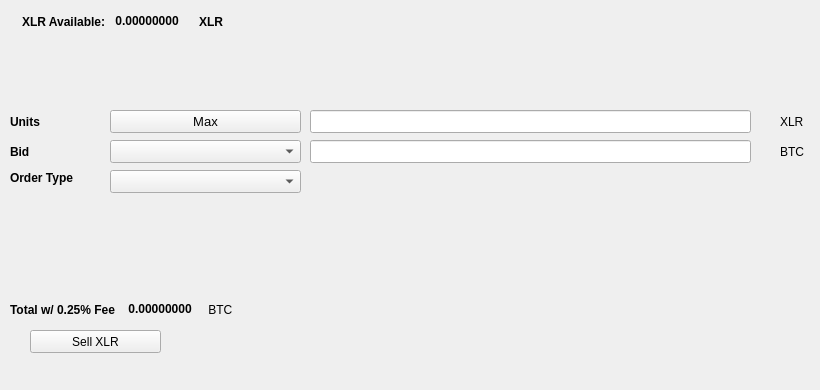
   <widget class="QWidget" name="SellTab">
    <attribute name="title">
     <string>Sell</string>
    </attribute>
    <widget class="QLabel" name="label_16">
     <property name="geometry">
      <rect>
       <x>780</x>
       <y>140</y>
       <width>31</width>
       <height>23</height>
      </rect>
     </property>
     <property name="text">
      <string>BTC</string>
     </property>
    </widget>
    <widget class="QComboBox" name="SellBidcomboBox">
     <property name="geometry">
      <rect>
       <x>110</x>
       <y>140</y>
       <width>191</width>
       <height>23</height>
      </rect>
     </property>
     <property name="font">
      <font>
       <pointsize>10</pointsize>
      </font>
     </property>
    </widget>
    <widget class="QLabel" name="label_18">
     <property name="geometry">
      <rect>
       <x>10</x>
       <y>110</y>
       <width>46</width>
       <height>23</height>
      </rect>
     </property>
     <property name="font">
      <font>
       <weight>75</weight>
       <bold>true</bold>
      </font>
     </property>
     <property name="text">
      <string>Units</string>
     </property>
    </widget>
    <widget class="QPushButton" name="Sell_Max_Amount">
     <property name="geometry">
      <rect>
       <x>110</x>
       <y>110</y>
       <width>191</width>
       <height>23</height>
      </rect>
     </property>
     <property name="font">
      <font>
       <pointsize>10</pointsize>
      </font>
     </property>
     <property name="text">
      <string>Max</string>
     </property>
    </widget>
    <widget class="QLabel" name="label_20">
     <property name="geometry">
      <rect>
       <x>10</x>
       <y>170</y>
       <width>91</width>
       <height>16</height>
      </rect>
     </property>
     <property name="font">
      <font>
       <weight>75</weight>
       <bold>true</bold>
      </font>
     </property>
     <property name="text">
      <string>Order Type</string>
     </property>
    </widget>
    <widget class="QComboBox" name="SellOrdertypeCombo">
     <property name="geometry">
      <rect>
       <x>110</x>
       <y>170</y>
       <width>191</width>
       <height>23</height>
      </rect>
     </property>
     <property name="font">
      <font>
       <pointsize>10</pointsize>
      </font>
     </property>
    </widget>
    <widget class="QLabel" name="label_21">
     <property name="geometry">
      <rect>
       <x>10</x>
       <y>140</y>
       <width>46</width>
       <height>23</height>
      </rect>
     </property>
     <property name="font">
      <font>
       <weight>75</weight>
       <bold>true</bold>
      </font>
     </property>
     <property name="text">
      <string>Bid</string>
     </property>
    </widget>
    <widget class="QLabel" name="label_22">
     <property name="geometry">
      <rect>
       <x>780</x>
       <y>110</y>
       <width>31</width>
       <height>23</height>
      </rect>
     </property>
     <property name="text">
      <string>XLR</string>
     </property>
    </widget>
    <widget class="QLineEdit" name="UnitsInputXLR">
     <property name="geometry">
      <rect>
       <x>310</x>
       <y>110</y>
       <width>441</width>
       <height>23</height>
      </rect>
     </property>
     <property name="font">
      <font>
       <pointsize>9</pointsize>
       <weight>75</weight>
       <bold>true</bold>
      </font>
     </property>
    </widget>
    <widget class="QLineEdit" name="SellBidPriceEdit">
     <property name="geometry">
      <rect>
       <x>310</x>
       <y>140</y>
       <width>441</width>
       <height>23</height>
      </rect>
     </property>
     <property name="font">
      <font>
       <pointsize>9</pointsize>
       <weight>75</weight>
       <bold>true</bold>
      </font>
     </property>
    </widget>
    <widget class="QPushButton" name="SellXLRBTN">
     <property name="geometry">
      <rect>
       <x>30</x>
       <y>330</y>
       <width>131</width>
       <height>23</height>
      </rect>
     </property>
     <property name="text">
      <string>Sell XLR</string>
     </property>
     <property name="icon">
      <iconset resource="../chilicoin">
       <normaloff>:/icons/bitcoin</normaloff>:/icons/bitcoin</iconset>
     </property>
    </widget>
    <widget class="QWidget" name="layoutWidget3">
     <property name="geometry">
      <rect>
       <x>22</x>
       <y>12</y>
       <width>258</width>
       <height>19</height>
      </rect>
     </property>
     <layout class="QHBoxLayout" name="horizontalLayout">
      <item>
       <widget class="QLabel" name="label232_2">
        <property name="font">
         <font>
          <weight>75</weight>
          <bold>true</bold>
         </font>
        </property>
        <property name="text">
         <string>XLR Available:</string>
        </property>
       </widget>
      </item>
      <item>
       <widget class="QLabel" name="XLRAvailableLabel">
        <property name="palette">
         <palette>
          <active>
           <colorrole role="WindowText">
            <brush brushstyle="SolidPattern">
             <color alpha="255">
              <red>0</red>
              <green>0</green>
              <blue>0</blue>
             </color>
            </brush>
           </colorrole>
           <colorrole role="Button">
            <brush brushstyle="SolidPattern">
             <color alpha="255">
              <red>0</red>
              <green>170</green>
              <blue>0</blue>
             </color>
            </brush>
           </colorrole>
           <colorrole role="Light">
            <brush brushstyle="SolidPattern">
             <color alpha="255">
              <red>0</red>
              <green>255</green>
              <blue>0</blue>
             </color>
            </brush>
           </colorrole>
           <colorrole role="Midlight">
            <brush brushstyle="SolidPattern">
             <color alpha="255">
              <red>0</red>
              <green>212</green>
              <blue>0</blue>
             </color>
            </brush>
           </colorrole>
           <colorrole role="Dark">
            <brush brushstyle="SolidPattern">
             <color alpha="255">
              <red>0</red>
              <green>85</green>
              <blue>0</blue>
             </color>
            </brush>
           </colorrole>
           <colorrole role="Mid">
            <brush brushstyle="SolidPattern">
             <color alpha="255">
              <red>0</red>
              <green>113</green>
              <blue>0</blue>
             </color>
            </brush>
           </colorrole>
           <colorrole role="Text">
            <brush brushstyle="SolidPattern">
             <color alpha="255">
              <red>0</red>
              <green>170</green>
              <blue>0</blue>
             </color>
            </brush>
           </colorrole>
           <colorrole role="BrightText">
            <brush brushstyle="SolidPattern">
             <color alpha="255">
              <red>255</red>
              <green>255</green>
              <blue>255</blue>
             </color>
            </brush>
           </colorrole>
           <colorrole role="ButtonText">
            <brush brushstyle="SolidPattern">
             <color alpha="255">
              <red>0</red>
              <green>0</green>
              <blue>0</blue>
             </color>
            </brush>
           </colorrole>
           <colorrole role="Base">
            <brush brushstyle="SolidPattern">
             <color alpha="255">
              <red>255</red>
              <green>255</green>
              <blue>255</blue>
             </color>
            </brush>
           </colorrole>
           <colorrole role="Window">
            <brush brushstyle="SolidPattern">
             <color alpha="255">
              <red>0</red>
              <green>170</green>
              <blue>0</blue>
             </color>
            </brush>
           </colorrole>
           <colorrole role="Shadow">
            <brush brushstyle="SolidPattern">
             <color alpha="255">
              <red>0</red>
              <green>0</green>
              <blue>0</blue>
             </color>
            </brush>
           </colorrole>
           <colorrole role="AlternateBase">
            <brush brushstyle="SolidPattern">
             <color alpha="255">
              <red>127</red>
              <green>212</green>
              <blue>127</blue>
             </color>
            </brush>
           </colorrole>
           <colorrole role="ToolTipBase">
            <brush brushstyle="SolidPattern">
             <color alpha="255">
              <red>255</red>
              <green>255</green>
              <blue>220</blue>
             </color>
            </brush>
           </colorrole>
           <colorrole role="ToolTipText">
            <brush brushstyle="SolidPattern">
             <color alpha="255">
              <red>0</red>
              <green>0</green>
              <blue>0</blue>
             </color>
            </brush>
           </colorrole>
          </active>
          <inactive>
           <colorrole role="WindowText">
            <brush brushstyle="SolidPattern">
             <color alpha="255">
              <red>0</red>
              <green>0</green>
              <blue>0</blue>
             </color>
            </brush>
           </colorrole>
           <colorrole role="Button">
            <brush brushstyle="SolidPattern">
             <color alpha="255">
              <red>0</red>
              <green>170</green>
              <blue>0</blue>
             </color>
            </brush>
           </colorrole>
           <colorrole role="Light">
            <brush brushstyle="SolidPattern">
             <color alpha="255">
              <red>0</red>
              <green>255</green>
              <blue>0</blue>
             </color>
            </brush>
           </colorrole>
           <colorrole role="Midlight">
            <brush brushstyle="SolidPattern">
             <color alpha="255">
              <red>0</red>
              <green>212</green>
              <blue>0</blue>
             </color>
            </brush>
           </colorrole>
           <colorrole role="Dark">
            <brush brushstyle="SolidPattern">
             <color alpha="255">
              <red>0</red>
              <green>85</green>
              <blue>0</blue>
             </color>
            </brush>
           </colorrole>
           <colorrole role="Mid">
            <brush brushstyle="SolidPattern">
             <color alpha="255">
              <red>0</red>
              <green>113</green>
              <blue>0</blue>
             </color>
            </brush>
           </colorrole>
           <colorrole role="Text">
            <brush brushstyle="SolidPattern">
             <color alpha="255">
              <red>0</red>
              <green>170</green>
              <blue>0</blue>
             </color>
            </brush>
           </colorrole>
           <colorrole role="BrightText">
            <brush brushstyle="SolidPattern">
             <color alpha="255">
              <red>255</red>
              <green>255</green>
              <blue>255</blue>
             </color>
            </brush>
           </colorrole>
           <colorrole role="ButtonText">
            <brush brushstyle="SolidPattern">
             <color alpha="255">
              <red>0</red>
              <green>0</green>
              <blue>0</blue>
             </color>
            </brush>
           </colorrole>
           <colorrole role="Base">
            <brush brushstyle="SolidPattern">
             <color alpha="255">
              <red>255</red>
              <green>255</green>
              <blue>255</blue>
             </color>
            </brush>
           </colorrole>
           <colorrole role="Window">
            <brush brushstyle="SolidPattern">
             <color alpha="255">
              <red>0</red>
              <green>170</green>
              <blue>0</blue>
             </color>
            </brush>
           </colorrole>
           <colorrole role="Shadow">
            <brush brushstyle="SolidPattern">
             <color alpha="255">
              <red>0</red>
              <green>0</green>
              <blue>0</blue>
             </color>
            </brush>
           </colorrole>
           <colorrole role="AlternateBase">
            <brush brushstyle="SolidPattern">
             <color alpha="255">
              <red>127</red>
              <green>212</green>
              <blue>127</blue>
             </color>
            </brush>
           </colorrole>
           <colorrole role="ToolTipBase">
            <brush brushstyle="SolidPattern">
             <color alpha="255">
              <red>255</red>
              <green>255</green>
              <blue>220</blue>
             </color>
            </brush>
           </colorrole>
           <colorrole role="ToolTipText">
            <brush brushstyle="SolidPattern">
             <color alpha="255">
              <red>0</red>
              <green>0</green>
              <blue>0</blue>
             </color>
            </brush>
           </colorrole>
          </inactive>
          <disabled>
           <colorrole role="WindowText">
            <brush brushstyle="SolidPattern">
             <color alpha="255">
              <red>0</red>
              <green>85</green>
              <blue>0</blue>
             </color>
            </brush>
           </colorrole>
           <colorrole role="Button">
            <brush brushstyle="SolidPattern">
             <color alpha="255">
              <red>0</red>
              <green>170</green>
              <blue>0</blue>
             </color>
            </brush>
           </colorrole>
           <colorrole role="Light">
            <brush brushstyle="SolidPattern">
             <color alpha="255">
              <red>0</red>
              <green>255</green>
              <blue>0</blue>
             </color>
            </brush>
           </colorrole>
           <colorrole role="Midlight">
            <brush brushstyle="SolidPattern">
             <color alpha="255">
              <red>0</red>
              <green>212</green>
              <blue>0</blue>
             </color>
            </brush>
           </colorrole>
           <colorrole role="Dark">
            <brush brushstyle="SolidPattern">
             <color alpha="255">
              <red>0</red>
              <green>85</green>
              <blue>0</blue>
             </color>
            </brush>
           </colorrole>
           <colorrole role="Mid">
            <brush brushstyle="SolidPattern">
             <color alpha="255">
              <red>0</red>
              <green>113</green>
              <blue>0</blue>
             </color>
            </brush>
           </colorrole>
           <colorrole role="Text">
            <brush brushstyle="SolidPattern">
             <color alpha="255">
              <red>0</red>
              <green>85</green>
              <blue>0</blue>
             </color>
            </brush>
           </colorrole>
           <colorrole role="BrightText">
            <brush brushstyle="SolidPattern">
             <color alpha="255">
              <red>255</red>
              <green>255</green>
              <blue>255</blue>
             </color>
            </brush>
           </colorrole>
           <colorrole role="ButtonText">
            <brush brushstyle="SolidPattern">
             <color alpha="255">
              <red>0</red>
              <green>85</green>
              <blue>0</blue>
             </color>
            </brush>
           </colorrole>
           <colorrole role="Base">
            <brush brushstyle="SolidPattern">
             <color alpha="255">
              <red>0</red>
              <green>170</green>
              <blue>0</blue>
             </color>
            </brush>
           </colorrole>
           <colorrole role="Window">
            <brush brushstyle="SolidPattern">
             <color alpha="255">
              <red>0</red>
              <green>170</green>
              <blue>0</blue>
             </color>
            </brush>
           </colorrole>
           <colorrole role="Shadow">
            <brush brushstyle="SolidPattern">
             <color alpha="255">
              <red>0</red>
              <green>0</green>
              <blue>0</blue>
             </color>
            </brush>
           </colorrole>
           <colorrole role="AlternateBase">
            <brush brushstyle="SolidPattern">
             <color alpha="255">
              <red>0</red>
              <green>170</green>
              <blue>0</blue>
             </color>
            </brush>
           </colorrole>
           <colorrole role="ToolTipBase">
            <brush brushstyle="SolidPattern">
             <color alpha="255">
              <red>255</red>
              <green>255</green>
              <blue>220</blue>
             </color>
            </brush>
           </colorrole>
           <colorrole role="ToolTipText">
            <brush brushstyle="SolidPattern">
             <color alpha="255">
              <red>0</red>
              <green>0</green>
              <blue>0</blue>
             </color>
            </brush>
           </colorrole>
          </disabled>
         </palette>
        </property>
        <property name="font">
         <font>
          <weight>75</weight>
          <bold>true</bold>
         </font>
        </property>
        <property name="text">
         <string> 0.00000000 </string>
        </property>
        <property name="textInteractionFlags">
         <set>Qt::LinksAccessibleByMouse|Qt::TextSelectableByKeyboard|Qt::TextSelectableByMouse</set>
        </property>
       </widget>
      </item>
      <item>
       <widget class="QLabel" name="labelXLR">
        <property name="font">
         <font>
          <weight>75</weight>
          <bold>true</bold>
         </font>
        </property>
        <property name="text">
         <string>XLR</string>
        </property>
       </widget>
      </item>
     </layout>
    </widget>
    <widget class="QWidget" name="layoutWidget">
     <property name="geometry">
      <rect>
       <x>10</x>
       <y>300</y>
       <width>268</width>
       <height>19</height>
      </rect>
     </property>
     <layout class="QHBoxLayout" name="horizontalLayout_2">
      <item>
       <widget class="QLabel" name="label_19">
        <property name="font">
         <font>
          <weight>75</weight>
          <bold>true</bold>
         </font>
        </property>
        <property name="text">
         <string>Total w/ 0.25% Fee </string>
        </property>
       </widget>
      </item>
      <item>
       <widget class="QLabel" name="SellCostLabel">
        <property name="palette">
         <palette>
          <active>
           <colorrole role="WindowText">
            <brush brushstyle="SolidPattern">
             <color alpha="255">
              <red>0</red>
              <green>0</green>
              <blue>0</blue>
             </color>
            </brush>
           </colorrole>
           <colorrole role="Button">
            <brush brushstyle="SolidPattern">
             <color alpha="255">
              <red>0</red>
              <green>170</green>
              <blue>0</blue>
             </color>
            </brush>
           </colorrole>
           <colorrole role="Light">
            <brush brushstyle="SolidPattern">
             <color alpha="255">
              <red>0</red>
              <green>255</green>
              <blue>0</blue>
             </color>
            </brush>
           </colorrole>
           <colorrole role="Midlight">
            <brush brushstyle="SolidPattern">
             <color alpha="255">
              <red>0</red>
              <green>212</green>
              <blue>0</blue>
             </color>
            </brush>
           </colorrole>
           <colorrole role="Dark">
            <brush brushstyle="SolidPattern">
             <color alpha="255">
              <red>0</red>
              <green>85</green>
              <blue>0</blue>
             </color>
            </brush>
           </colorrole>
           <colorrole role="Mid">
            <brush brushstyle="SolidPattern">
             <color alpha="255">
              <red>0</red>
              <green>113</green>
              <blue>0</blue>
             </color>
            </brush>
           </colorrole>
           <colorrole role="Text">
            <brush brushstyle="SolidPattern">
             <color alpha="255">
              <red>0</red>
              <green>170</green>
              <blue>0</blue>
             </color>
            </brush>
           </colorrole>
           <colorrole role="BrightText">
            <brush brushstyle="SolidPattern">
             <color alpha="255">
              <red>255</red>
              <green>255</green>
              <blue>255</blue>
             </color>
            </brush>
           </colorrole>
           <colorrole role="ButtonText">
            <brush brushstyle="SolidPattern">
             <color alpha="255">
              <red>0</red>
              <green>0</green>
              <blue>0</blue>
             </color>
            </brush>
           </colorrole>
           <colorrole role="Base">
            <brush brushstyle="SolidPattern">
             <color alpha="255">
              <red>255</red>
              <green>255</green>
              <blue>255</blue>
             </color>
            </brush>
           </colorrole>
           <colorrole role="Window">
            <brush brushstyle="SolidPattern">
             <color alpha="255">
              <red>0</red>
              <green>170</green>
              <blue>0</blue>
             </color>
            </brush>
           </colorrole>
           <colorrole role="Shadow">
            <brush brushstyle="SolidPattern">
             <color alpha="255">
              <red>0</red>
              <green>0</green>
              <blue>0</blue>
             </color>
            </brush>
           </colorrole>
           <colorrole role="AlternateBase">
            <brush brushstyle="SolidPattern">
             <color alpha="255">
              <red>127</red>
              <green>212</green>
              <blue>127</blue>
             </color>
            </brush>
           </colorrole>
           <colorrole role="ToolTipBase">
            <brush brushstyle="SolidPattern">
             <color alpha="255">
              <red>255</red>
              <green>255</green>
              <blue>220</blue>
             </color>
            </brush>
           </colorrole>
           <colorrole role="ToolTipText">
            <brush brushstyle="SolidPattern">
             <color alpha="255">
              <red>0</red>
              <green>0</green>
              <blue>0</blue>
             </color>
            </brush>
           </colorrole>
          </active>
          <inactive>
           <colorrole role="WindowText">
            <brush brushstyle="SolidPattern">
             <color alpha="255">
              <red>0</red>
              <green>0</green>
              <blue>0</blue>
             </color>
            </brush>
           </colorrole>
           <colorrole role="Button">
            <brush brushstyle="SolidPattern">
             <color alpha="255">
              <red>0</red>
              <green>170</green>
              <blue>0</blue>
             </color>
            </brush>
           </colorrole>
           <colorrole role="Light">
            <brush brushstyle="SolidPattern">
             <color alpha="255">
              <red>0</red>
              <green>255</green>
              <blue>0</blue>
             </color>
            </brush>
           </colorrole>
           <colorrole role="Midlight">
            <brush brushstyle="SolidPattern">
             <color alpha="255">
              <red>0</red>
              <green>212</green>
              <blue>0</blue>
             </color>
            </brush>
           </colorrole>
           <colorrole role="Dark">
            <brush brushstyle="SolidPattern">
             <color alpha="255">
              <red>0</red>
              <green>85</green>
              <blue>0</blue>
             </color>
            </brush>
           </colorrole>
           <colorrole role="Mid">
            <brush brushstyle="SolidPattern">
             <color alpha="255">
              <red>0</red>
              <green>113</green>
              <blue>0</blue>
             </color>
            </brush>
           </colorrole>
           <colorrole role="Text">
            <brush brushstyle="SolidPattern">
             <color alpha="255">
              <red>0</red>
              <green>170</green>
              <blue>0</blue>
             </color>
            </brush>
           </colorrole>
           <colorrole role="BrightText">
            <brush brushstyle="SolidPattern">
             <color alpha="255">
              <red>255</red>
              <green>255</green>
              <blue>255</blue>
             </color>
            </brush>
           </colorrole>
           <colorrole role="ButtonText">
            <brush brushstyle="SolidPattern">
             <color alpha="255">
              <red>0</red>
              <green>0</green>
              <blue>0</blue>
             </color>
            </brush>
           </colorrole>
           <colorrole role="Base">
            <brush brushstyle="SolidPattern">
             <color alpha="255">
              <red>255</red>
              <green>255</green>
              <blue>255</blue>
             </color>
            </brush>
           </colorrole>
           <colorrole role="Window">
            <brush brushstyle="SolidPattern">
             <color alpha="255">
              <red>0</red>
              <green>170</green>
              <blue>0</blue>
             </color>
            </brush>
           </colorrole>
           <colorrole role="Shadow">
            <brush brushstyle="SolidPattern">
             <color alpha="255">
              <red>0</red>
              <green>0</green>
              <blue>0</blue>
             </color>
            </brush>
           </colorrole>
           <colorrole role="AlternateBase">
            <brush brushstyle="SolidPattern">
             <color alpha="255">
              <red>127</red>
              <green>212</green>
              <blue>127</blue>
             </color>
            </brush>
           </colorrole>
           <colorrole role="ToolTipBase">
            <brush brushstyle="SolidPattern">
             <color alpha="255">
              <red>255</red>
              <green>255</green>
              <blue>220</blue>
             </color>
            </brush>
           </colorrole>
           <colorrole role="ToolTipText">
            <brush brushstyle="SolidPattern">
             <color alpha="255">
              <red>0</red>
              <green>0</green>
              <blue>0</blue>
             </color>
            </brush>
           </colorrole>
          </inactive>
          <disabled>
           <colorrole role="WindowText">
            <brush brushstyle="SolidPattern">
             <color alpha="255">
              <red>0</red>
              <green>85</green>
              <blue>0</blue>
             </color>
            </brush>
           </colorrole>
           <colorrole role="Button">
            <brush brushstyle="SolidPattern">
             <color alpha="255">
              <red>0</red>
              <green>170</green>
              <blue>0</blue>
             </color>
            </brush>
           </colorrole>
           <colorrole role="Light">
            <brush brushstyle="SolidPattern">
             <color alpha="255">
              <red>0</red>
              <green>255</green>
              <blue>0</blue>
             </color>
            </brush>
           </colorrole>
           <colorrole role="Midlight">
            <brush brushstyle="SolidPattern">
             <color alpha="255">
              <red>0</red>
              <green>212</green>
              <blue>0</blue>
             </color>
            </brush>
           </colorrole>
           <colorrole role="Dark">
            <brush brushstyle="SolidPattern">
             <color alpha="255">
              <red>0</red>
              <green>85</green>
              <blue>0</blue>
             </color>
            </brush>
           </colorrole>
           <colorrole role="Mid">
            <brush brushstyle="SolidPattern">
             <color alpha="255">
              <red>0</red>
              <green>113</green>
              <blue>0</blue>
             </color>
            </brush>
           </colorrole>
           <colorrole role="Text">
            <brush brushstyle="SolidPattern">
             <color alpha="255">
              <red>0</red>
              <green>85</green>
              <blue>0</blue>
             </color>
            </brush>
           </colorrole>
           <colorrole role="BrightText">
            <brush brushstyle="SolidPattern">
             <color alpha="255">
              <red>255</red>
              <green>255</green>
              <blue>255</blue>
             </color>
            </brush>
           </colorrole>
           <colorrole role="ButtonText">
            <brush brushstyle="SolidPattern">
             <color alpha="255">
              <red>0</red>
              <green>85</green>
              <blue>0</blue>
             </color>
            </brush>
           </colorrole>
           <colorrole role="Base">
            <brush brushstyle="SolidPattern">
             <color alpha="255">
              <red>0</red>
              <green>170</green>
              <blue>0</blue>
             </color>
            </brush>
           </colorrole>
           <colorrole role="Window">
            <brush brushstyle="SolidPattern">
             <color alpha="255">
              <red>0</red>
              <green>170</green>
              <blue>0</blue>
             </color>
            </brush>
           </colorrole>
           <colorrole role="Shadow">
            <brush brushstyle="SolidPattern">
             <color alpha="255">
              <red>0</red>
              <green>0</green>
              <blue>0</blue>
             </color>
            </brush>
           </colorrole>
           <colorrole role="AlternateBase">
            <brush brushstyle="SolidPattern">
             <color alpha="255">
              <red>0</red>
              <green>170</green>
              <blue>0</blue>
             </color>
            </brush>
           </colorrole>
           <colorrole role="ToolTipBase">
            <brush brushstyle="SolidPattern">
             <color alpha="255">
              <red>255</red>
              <green>255</green>
              <blue>220</blue>
             </color>
            </brush>
           </colorrole>
           <colorrole role="ToolTipText">
            <brush brushstyle="SolidPattern">
             <color alpha="255">
              <red>0</red>
              <green>0</green>
              <blue>0</blue>
             </color>
            </brush>
           </colorrole>
          </disabled>
         </palette>
        </property>
        <property name="font">
         <font>
          <weight>75</weight>
          <bold>true</bold>
         </font>
        </property>
        <property name="autoFillBackground">
         <bool>false</bool>
        </property>
        <property name="text">
         <string> 0.00000000</string>
        </property>
        <property name="textInteractionFlags">
         <set>Qt::LinksAccessibleByMouse|Qt::TextSelectableByMouse</set>
        </property>
       </widget>
      </item>
      <item>
       <widget class="QLabel" name="label_17">
        <property name="font">
         <font>
          <weight>50</weight>
          <bold>false</bold>
         </font>
        </property>
        <property name="text">
         <string> BTC</string>
        </property>
       </widget>
      </item>
     </layout>
    </widget>
    <widget class="QLabel" name="label_23">
     <property name="geometry">
      <rect>
       <x>460</x>
       <y>300</y>
       <width>281</width>
       <height>81</height>
      </rect>
     </property>
     <property name="text">
      <string/>
     </property>
     <property name="pixmap">
      <pixmap>:/images/bittrex</pixmap>
     </property>
    </widget>
   </widget>
